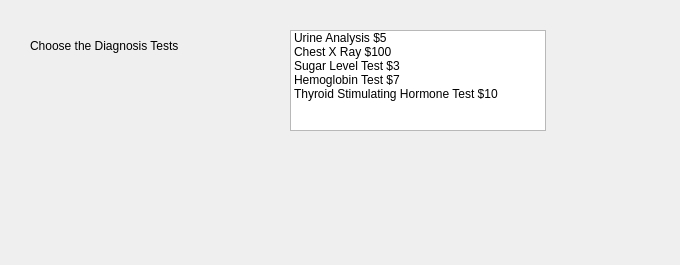
<?xml version="1.0" encoding="UTF-8"?>
<ui version="4.0">
 <class>Dialog</class>
 <widget class="QDialog" name="Dialog">
  <property name="geometry">
   <rect>
    <x>0</x>
    <y>0</y>
    <width>680</width>
    <height>265</height>
   </rect>
  </property>
  <property name="windowTitle">
   <string>Dialog</string>
  </property>
  <widget class="QLabel" name="label">
   <property name="geometry">
    <rect>
     <x>30</x>
     <y>30</y>
     <width>231</width>
     <height>31</height>
    </rect>
   </property>
   <property name="text">
    <string>Choose the Diagnosis Tests</string>
   </property>
  </widget>
  <widget class="QLabel" name="labelTest">
   <property name="geometry">
    <rect>
     <x>30</x>
     <y>160</y>
     <width>591</width>
     <height>61</height>
    </rect>
   </property>
   <property name="text">
    <string/>
   </property>
  </widget>
  <widget class="QListWidget" name="listWidgetDiagnosis">
   <property name="geometry">
    <rect>
     <x>290</x>
     <y>30</y>
     <width>256</width>
     <height>101</height>
    </rect>
   </property>
   <item>
    <property name="text">
     <string>Urine Analysis $5</string>
    </property>
   </item>
   <item>
    <property name="text">
     <string>Chest X Ray $100</string>
    </property>
   </item>
   <item>
    <property name="text">
     <string>Sugar Level Test $3</string>
    </property>
   </item>
   <item>
    <property name="text">
     <string>Hemoglobin Test $7</string>
    </property>
   </item>
   <item>
    <property name="text">
     <string>Thyroid Stimulating Hormone Test $10</string>
    </property>
   </item>
  </widget>
 </widget>
 <resources/>
 <connections/>
</ui>
